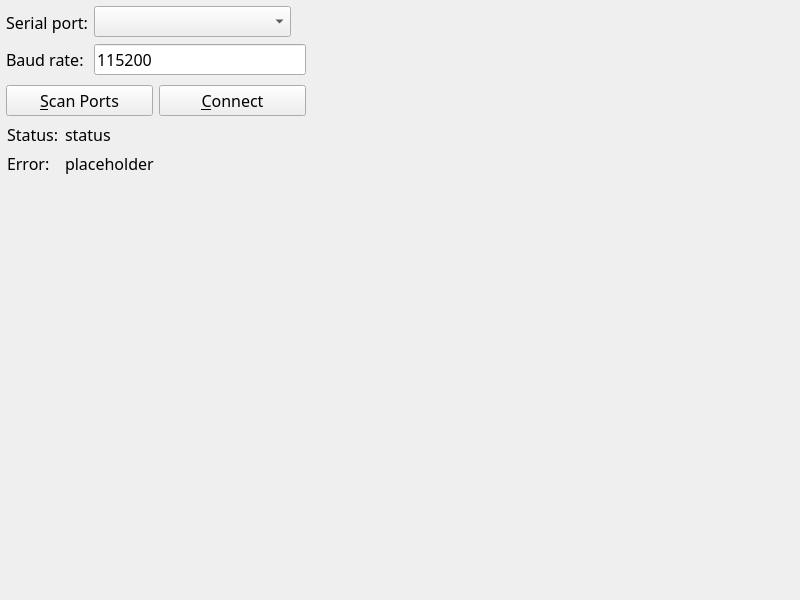
<?xml version="1.0" encoding="UTF-8"?>
<ui version="4.0">
 <class>MainWindow</class>
 <widget class="QMainWindow" name="MainWindow">
  <property name="geometry">
   <rect>
    <x>0</x>
    <y>0</y>
    <width>800</width>
    <height>600</height>
   </rect>
  </property>
  <property name="font">
   <font>
    <family>Rubik</family>
    <pointsize>12</pointsize>
    <italic>false</italic>
    <bold>false</bold>
   </font>
  </property>
  <property name="windowTitle">
   <string>PID Graph</string>
  </property>
  <property name="styleSheet">
   <string notr="true">font: 400 12pt &quot;Rubik&quot;;</string>
  </property>
  <widget class="QWidget" name="centralwidget">
   <widget class="QWidget" name="gridLayoutWidget">
    <property name="geometry">
     <rect>
      <x>0</x>
      <y>0</y>
      <width>521</width>
      <height>381</height>
     </rect>
    </property>
    <layout class="QGridLayout" name="gridLayout">
     <property name="leftMargin">
      <number>6</number>
     </property>
     <property name="topMargin">
      <number>6</number>
     </property>
     <property name="rightMargin">
      <number>6</number>
     </property>
     <property name="bottomMargin">
      <number>6</number>
     </property>
     <item row="1" column="0">
      <widget class="QWidget" name="portInfo" native="true">
       <property name="sizePolicy">
        <sizepolicy hsizetype="Preferred" vsizetype="Preferred">
         <horstretch>0</horstretch>
         <verstretch>0</verstretch>
        </sizepolicy>
       </property>
       <property name="maximumSize">
        <size>
         <width>16777215</width>
         <height>16777215</height>
        </size>
       </property>
       <layout class="QGridLayout" name="portInfoGrid" columnstretch="0,1">
        <property name="leftMargin">
         <number>1</number>
        </property>
        <property name="topMargin">
         <number>1</number>
        </property>
        <item row="0" column="0">
         <widget class="QLabel" name="portStatusLabel">
          <property name="text">
           <string>Status:</string>
          </property>
         </widget>
        </item>
        <item row="0" column="1">
         <widget class="QLabel" name="portStatus">
          <property name="text">
           <string>status</string>
          </property>
         </widget>
        </item>
        <item row="1" column="0">
         <widget class="QLabel" name="portErrorLabel">
          <property name="text">
           <string>Error:</string>
          </property>
          <property name="textFormat">
           <enum>Qt::AutoText</enum>
          </property>
          <property name="alignment">
           <set>Qt::AlignLeading|Qt::AlignLeft|Qt::AlignVCenter</set>
          </property>
          <property name="wordWrap">
           <bool>true</bool>
          </property>
         </widget>
        </item>
        <item row="1" column="1">
         <widget class="QLabel" name="portError">
          <property name="text">
           <string>placeholder</string>
          </property>
          <property name="textFormat">
           <enum>Qt::AutoText</enum>
          </property>
          <property name="alignment">
           <set>Qt::AlignLeading|Qt::AlignLeft|Qt::AlignVCenter</set>
          </property>
          <property name="wordWrap">
           <bool>true</bool>
          </property>
         </widget>
        </item>
       </layout>
      </widget>
     </item>
     <item row="0" column="0">
      <widget class="QWidget" name="portControl" native="true">
       <property name="sizePolicy">
        <sizepolicy hsizetype="Expanding" vsizetype="Expanding">
         <horstretch>0</horstretch>
         <verstretch>0</verstretch>
        </sizepolicy>
       </property>
       <property name="maximumSize">
        <size>
         <width>300</width>
         <height>110</height>
        </size>
       </property>
       <layout class="QVBoxLayout" name="serialPortDialog">
        <property name="leftMargin">
         <number>0</number>
        </property>
        <property name="topMargin">
         <number>0</number>
        </property>
        <property name="rightMargin">
         <number>0</number>
        </property>
        <property name="bottomMargin">
         <number>0</number>
        </property>
        <item>
         <layout class="QFormLayout" name="portSettings">
          <item row="0" column="0">
           <widget class="QLabel" name="selectPortLabel">
            <property name="sizePolicy">
             <sizepolicy hsizetype="Preferred" vsizetype="Preferred">
              <horstretch>0</horstretch>
              <verstretch>0</verstretch>
             </sizepolicy>
            </property>
            <property name="minimumSize">
             <size>
              <width>0</width>
              <height>0</height>
             </size>
            </property>
            <property name="text">
             <string>Serial port:</string>
            </property>
           </widget>
          </item>
          <item row="0" column="1">
           <layout class="QHBoxLayout" name="portSelect">
            <item>
             <widget class="QComboBox" name="selectPortBox">
              <property name="enabled">
               <bool>true</bool>
              </property>
              <property name="sizePolicy">
               <sizepolicy hsizetype="Expanding" vsizetype="Fixed">
                <horstretch>0</horstretch>
                <verstretch>0</verstretch>
               </sizepolicy>
              </property>
              <property name="iconSize">
               <size>
                <width>16</width>
                <height>16</height>
               </size>
              </property>
             </widget>
            </item>
            <item>
             <widget class="QLabel" name="noPortsFoundWarning">
              <property name="toolTip">
               <string>No serial ports found!</string>
              </property>
              <property name="pixmap">
               <pixmap resource="resource.qrc">:/icons/warning.png</pixmap>
              </property>
             </widget>
            </item>
            <item>
             <spacer name="verticalSpacer">
              <property name="orientation">
               <enum>Qt::Vertical</enum>
              </property>
              <property name="sizeType">
               <enum>QSizePolicy::Fixed</enum>
              </property>
              <property name="sizeHint" stdset="0">
               <size>
                <width>0</width>
                <height>32</height>
               </size>
              </property>
             </spacer>
            </item>
           </layout>
          </item>
          <item row="1" column="0">
           <widget class="QLabel" name="selectBaudrateLabel">
            <property name="text">
             <string>Baud rate:</string>
            </property>
           </widget>
          </item>
          <item row="1" column="1">
           <widget class="QLineEdit" name="portBaudrate">
            <property name="text">
             <string>115200</string>
            </property>
           </widget>
          </item>
         </layout>
        </item>
        <item>
         <layout class="QHBoxLayout" name="controlButtons">
          <property name="spacing">
           <number>6</number>
          </property>
          <item>
           <widget class="QPushButton" name="scanPortsButton">
            <property name="text">
             <string>&amp;Scan Ports</string>
            </property>
           </widget>
          </item>
          <item>
           <widget class="QPushButton" name="connectButton">
            <property name="text">
             <string>&amp;Connect</string>
            </property>
           </widget>
          </item>
         </layout>
        </item>
       </layout>
      </widget>
     </item>
     <item row="2" column="0">
      <spacer name="verticalSpacer_2">
       <property name="orientation">
        <enum>Qt::Vertical</enum>
       </property>
       <property name="sizeHint" stdset="0">
        <size>
         <width>0</width>
         <height>0</height>
        </size>
       </property>
      </spacer>
     </item>
    </layout>
   </widget>
  </widget>
 </widget>
 <resources>
  <include location="resource.qrc"/>
  <include location="../../../../.designer/backup/resource.qrc"/>
 </resources>
 <connections/>
</ui>
